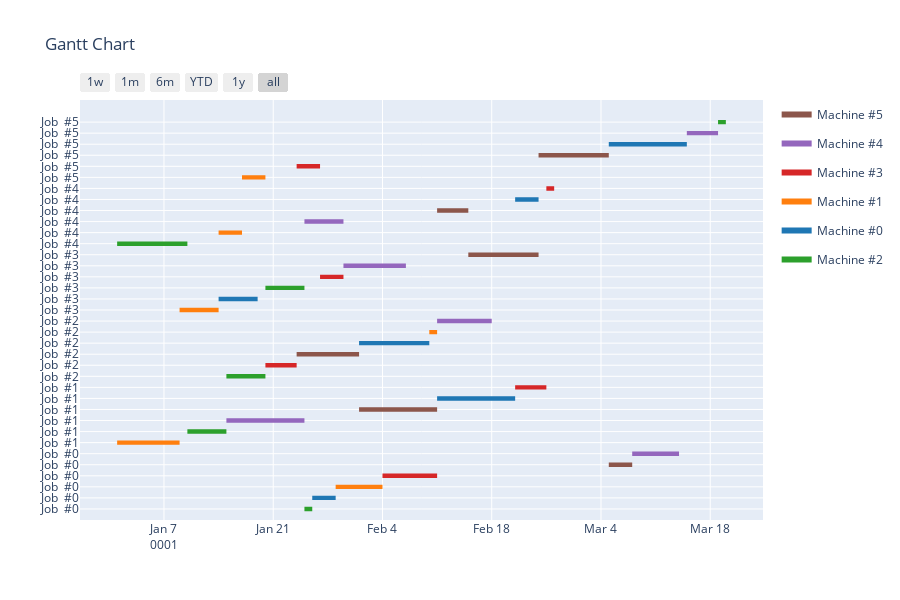

Notebook cell for this chart:
### Code cell
plot_gantt(instance, by="JOB", grouping=False)

### Figure 1 — Plotly figure (JSON) as saved in the notebook; plotly's stock layout.template omitted (floating-point values rounded to 4 significant figures)
{"data": [{"fill": "toself", "fillcolor": "rgb(140, 86, 75)", "hoverinfo": "name", "legendgroup": "rgb(140, 86, 75)", "mode": "none", "name": "Machine #5", "showlegend": true, "type": "scatter", "x": ["0001-03-05T00:00:00", "0001-03-08T00:00:00", "0001-03-08T00:00:00", "0001-03-05T00:00:00", "0001-03-05T00:00:00", "0001-02-01T00:00:00", "0001-02-11T00:00:00", "0001-02-11T00:00:00", "0001-02-01T00:00:00", "0001-02-01T00:00:00", "0001-01-24T00:00:00", "0001-02-01T00:00:00", "0001-02-01T00:00:00", "0001-01-24T00:00:00", "0001-01-24T00:00:00", "0001-02-15T00:00:00", "0001-02-24T00:00:00", "0001-02-24T00:00:00", "0001-02-15T00:00:00", "0001-02-15T00:00:00", "0001-02-11T00:00:00", "0001-02-15T00:00:00", "0001-02-15T00:00:00", "0001-02-11T00:00:00", "0001-02-11T00:00:00", "0001-02-24T00:00:00", "0001-03-05T00:00:00", "0001-03-05T00:00:00", "0001-02-24T00:00:00"], "y": [3.8, 3.8, 4.2, 4.2, null, 8.8, 8.8, 9.2, 9.2, null, 13.8, 13.8, 14.2, 14.2, null, 22.8, 22.8, 23.2, 23.2, null, 26.8, 26.8, 27.2, 27.2, null, 31.8, 31.8, 32.2, 32.2]}, {"fill": "toself", "fillcolor": "rgb(148, 103, 189)", "hoverinfo": "name", "legendgroup": "rgb(148, 103, 189)", "mode": "none", "name": "Machine #4", "showlegend": true, "type": "scatter", "x": ["0001-03-08T00:00:00", "0001-03-14T00:00:00", "0001-03-14T00:00:00", "0001-03-08T00:00:00", "0001-03-08T00:00:00", "0001-01-15T00:00:00", "0001-01-25T00:00:00", "0001-01-25T00:00:00", "0001-01-15T00:00:00", "0001-01-15T00:00:00", "0001-02-11T00:00:00", "0001-02-18T00:00:00", "0001-02-18T00:00:00", "0001-02-11T00:00:00", "0001-02-11T00:00:00", "0001-01-30T00:00:00", "0001-02-07T00:00:00", "0001-02-07T00:00:00", "0001-01-30T00:00:00", "0001-01-30T00:00:00", "0001-01-25T00:00:00", "0001-01-30T00:00:00", "0001-01-30T00:00:00", "0001-01-25T00:00:00", "0001-01-25T00:00:00", "0001-03-15T00:00:00", "0001-03-19T00:00:00", "0001-03-19T00:00:00", "0001-03-15T00:00:00"], "y": [4.8, 4.8, 5.2, 5.2, null, 7.8, 7.8, 8.2, 8.2, null, 16.8, 16.8, 17.2, 17.2, null, 21.8, 21.8, 22.2, 22.2, null, 25.8, 25.8, 26.2, 26.2, null, 33.8, 33.8, 34.2, 34.2]}, {"fill": "toself", "fillcolor": "rgb(214, 39, 40)", "hoverinfo": "name", "legendgroup": "rgb(214, 39, 40)", "mode": "none", "name": "Machine #3", "showlegend": true, "type": "scatter", "x": ["0001-02-04T00:00:00", "0001-02-11T00:00:00", "0001-02-11T00:00:00", "0001-02-04T00:00:00", "0001-02-04T00:00:00", "0001-02-21T00:00:00", "0001-02-25T00:00:00", "0001-02-25T00:00:00", "0001-02-21T00:00:00", "0001-02-21T00:00:00", "0001-01-20T00:00:00", "0001-01-24T00:00:00", "0001-01-24T00:00:00", "0001-01-20T00:00:00", "0001-01-20T00:00:00", "0001-01-27T00:00:00", "0001-01-30T00:00:00", "0001-01-30T00:00:00", "0001-01-27T00:00:00", "0001-01-27T00:00:00", "0001-02-25T00:00:00", "0001-02-26T00:00:00", "0001-02-26T00:00:00", "0001-02-25T00:00:00", "0001-02-25T00:00:00", "0001-01-24T00:00:00", "0001-01-27T00:00:00", "0001-01-27T00:00:00", "0001-01-24T00:00:00"], "y": [2.8, 2.8, 3.2, 3.2, null, 10.8, 10.8, 11.2, 11.2, null, 12.8, 12.8, 13.2, 13.2, null, 20.8, 20.8, 21.2, 21.2, null, 28.8, 28.8, 29.2, 29.2, null, 30.8, 30.8, 31.2, 31.2]}, {"fill": "toself", "fillcolor": "rgb(255, 127, 14)", "hoverinfo": "name", "legendgroup": "rgb(255, 127, 14)", "mode": "none", "name": "Machine #1", "showlegend": true, "type": "scatter", "x": ["0001-01-29T00:00:00", "0001-02-04T00:00:00", "0001-02-04T00:00:00", "0001-01-29T00:00:00", "0001-01-29T00:00:00", "0001-01-01T00:00:00", "0001-01-09T00:00:00", "0001-01-09T00:00:00", "0001-01-01T00:00:00", "0001-01-01T00:00:00", "0001-02-10T00:00:00", "0001-02-11T00:00:00", "0001-02-11T00:00:00", "0001-02-10T00:00:00", "0001-02-10T00:00:00", "0001-01-09T00:00:00", "0001-01-14T00:00:00", "0001-01-14T00:00:00", "0001-01-09T00:00:00", "0001-01-09T00:00:00", "0001-01-14T00:00:00", "0001-01-17T00:00:00", "0001-01-17T00:00:00", "0001-01-14T00:00:00", "0001-01-14T00:00:00", "0001-01-17T00:00:00", "0001-01-20T00:00:00", "0001-01-20T00:00:00", "0001-01-17T00:00:00"], "y": [1.8, 1.8, 2.2, 2.2, null, 5.8, 5.8, 6.2, 6.2, null, 15.8, 15.8, 16.2, 16.2, null, 17.8, 17.8, 18.2, 18.2, null, 24.8, 24.8, 25.2, 25.2, null, 29.8, 29.8, 30.2, 30.2]}, {"fill": "toself", "fillcolor": "rgb(31, 119, 180)", "hoverinfo": "name", "legendgroup": "rgb(31, 119, 180)", "mode": "none", "name": "Machine #0", "showlegend": true, "type": "scatter", "x": ["0001-01-26T00:00:00", "0001-01-29T00:00:00", "0001-01-29T00:00:00", "0001-01-26T00:00:00", "0001-01-26T00:00:00", "0001-02-11T00:00:00", "0001-02-21T00:00:00", "0001-02-21T00:00:00", "0001-02-11T00:00:00", "0001-02-11T00:00:00", "0001-02-01T00:00:00", "0001-02-10T00:00:00", "0001-02-10T00:00:00", "0001-02-01T00:00:00", "0001-02-01T00:00:00", "0001-01-14T00:00:00", "0001-01-19T00:00:00", "0001-01-19T00:00:00", "0001-01-14T00:00:00", "0001-01-14T00:00:00", "0001-02-21T00:00:00", "0001-02-24T00:00:00", "0001-02-24T00:00:00", "0001-02-21T00:00:00", "0001-02-21T00:00:00", "0001-03-05T00:00:00", "0001-03-15T00:00:00", "0001-03-15T00:00:00", "0001-03-05T00:00:00"], "y": [0.8, 0.8, 1.2, 1.2, null, 9.8, 9.8, 10.2, 10.2, null, 14.8, 14.8, 15.2, 15.2, null, 18.8, 18.8, 19.2, 19.2, null, 27.8, 27.8, 28.2, 28.2, null, 32.8, 32.8, 33.2, 33.2]}, {"fill": "toself", "fillcolor": "rgb(44, 160, 44)", "hoverinfo": "name", "legendgroup": "rgb(44, 160, 44)", "mode": "none", "name": "Machine #2", "showlegend": true, "type": "scatter", "x": ["0001-01-25T00:00:00", "0001-01-26T00:00:00", "0001-01-26T00:00:00", "0001-01-25T00:00:00", "0001-01-25T00:00:00", "0001-01-10T00:00:00", "0001-01-15T00:00:00", "0001-01-15T00:00:00", "0001-01-10T00:00:00", "0001-01-10T00:00:00", "0001-01-15T00:00:00", "0001-01-20T00:00:00", "0001-01-20T00:00:00", "0001-01-15T00:00:00", "0001-01-15T00:00:00", "0001-01-20T00:00:00", "0001-01-25T00:00:00", "0001-01-25T00:00:00", "0001-01-20T00:00:00", "0001-01-20T00:00:00", "0001-01-01T00:00:00", "0001-01-10T00:00:00", "0001-01-10T00:00:00", "0001-01-01T00:00:00", "0001-01-01T00:00:00", "0001-03-19T00:00:00", "0001-03-20T00:00:00", "0001-03-20T00:00:00", "0001-03-19T00:00:00"], "y": [-0.2, -0.2, 0.2, 0.2, null, 6.8, 6.8, 7.2, 7.2, null, 11.8, 11.8, 12.2, 12.2, null, 19.8, 19.8, 20.2, 20.2, null, 23.8, 23.8, 24.2, 24.2, null, 34.8, 34.8, 35.2, 35.2]}, {"legendgroup": "rgb(140, 86, 75)", "marker": {"color": "rgb(140, 86, 75)", "opacity": 0, "size": 1}, "mode": "markers", "name": "", "showlegend": false, "text": [null, null, null, null, null, null, null, null, null, null, null, null], "type": "scatter", "x": ["0001-03-05T00:00:00", "0001-03-08T00:00:00", "0001-02-01T00:00:00", "0001-02-11T00:00:00", "0001-01-24T00:00:00", "0001-02-01T00:00:00", "0001-02-15T00:00:00", "0001-02-24T00:00:00", "0001-02-11T00:00:00", "0001-02-15T00:00:00", "0001-02-24T00:00:00", "0001-03-05T00:00:00"], "y": [4, 4, 9, 9, 14, 14, 23, 23, 27, 27, 32, 32]}, {"legendgroup": "rgb(148, 103, 189)", "marker": {"color": "rgb(148, 103, 189)", "opacity": 0, "size": 1}, "mode": "markers", "name": "", "showlegend": false, "text": [null, null, null, null, null, null, null, null, null, null, null, null], "type": "scatter", "x": ["0001-03-08T00:00:00", "0001-03-14T00:00:00", "0001-01-15T00:00:00", "0001-01-25T00:00:00", "0001-02-11T00:00:00", "0001-02-18T00:00:00", "0001-01-30T00:00:00", "0001-02-07T00:00:00", "0001-01-25T00:00:00", "0001-01-30T00:00:00", "0001-03-15T00:00:00", "0001-03-19T00:00:00"], "y": [5, 5, 8, 8, 17, 17, 22, 22, 26, 26, 34, 34]}, {"legendgroup": "rgb(214, 39, 40)", "marker": {"color": "rgb(214, 39, 40)", "opacity": 0, "size": 1}, "mode": "markers", "name": "", "showlegend": false, "text": [null, null, null, null, null, null, null, null, null, null, null, null], "type": "scatter", "x": ["0001-02-04T00:00:00", "0001-02-11T00:00:00", "0001-02-21T00:00:00", "0001-02-25T00:00:00", "0001-01-20T00:00:00", "0001-01-24T00:00:00", "0001-01-27T00:00:00", "0001-01-30T00:00:00", "0001-02-25T00:00:00", "0001-02-26T00:00:00", "0001-01-24T00:00:00", "0001-01-27T00:00:00"], "y": [3, 3, 11, 11, 13, 13, 21, 21, 29, 29, 31, 31]}, {"legendgroup": "rgb(255, 127, 14)", "marker": {"color": "rgb(255, 127, 14)", "opacity": 0, "size": 1}, "mode": "markers", "name": "", "showlegend": false, "text": [null, null, null, null, null, null, null, null, null, null, null, null], "type": "scatter", "x": ["0001-01-29T00:00:00", "0001-02-04T00:00:00", "0001-01-01T00:00:00", "0001-01-09T00:00:00", "0001-02-10T00:00:00", "0001-02-11T00:00:00", "0001-01-09T00:00:00", "0001-01-14T00:00:00", "0001-01-14T00:00:00", "0001-01-17T00:00:00", "0001-01-17T00:00:00", "0001-01-20T00:00:00"], "y": [2, 2, 6, 6, 16, 16, 18, 18, 25, 25, 30, 30]}, {"legendgroup": "rgb(31, 119, 180)", "marker": {"color": "rgb(31, 119, 180)", "opacity": 0, "size": 1}, "mode": "markers", "name": "", "showlegend": false, "text": [null, null, null, null, null, null, null, null, null, null, null, null], "type": "scatter", "x": ["0001-01-26T00:00:00", "0001-01-29T00:00:00", "0001-02-11T00:00:00", "0001-02-21T00:00:00", "0001-02-01T00:00:00", "0001-02-10T00:00:00", "0001-01-14T00:00:00", "0001-01-19T00:00:00", "0001-02-21T00:00:00", "0001-02-24T00:00:00", "0001-03-05T00:00:00", "0001-03-15T00:00:00"], "y": [1, 1, 10, 10, 15, 15, 19, 19, 28, 28, 33, 33]}, {"legendgroup": "rgb(44, 160, 44)", "marker": {"color": "rgb(44, 160, 44)", "opacity": 0, "size": 1}, "mode": "markers", "name": "", "showlegend": false, "text": [null, null, null, null, null, null, null, null, null, null, null, null], "type": "scatter", "x": ["0001-01-25T00:00:00", "0001-01-26T00:00:00", "0001-01-10T00:00:00", "0001-01-15T00:00:00", "0001-01-15T00:00:00", "0001-01-20T00:00:00", "0001-01-20T00:00:00", "0001-01-25T00:00:00", "0001-01-01T00:00:00", "0001-01-10T00:00:00", "0001-03-19T00:00:00", "0001-03-20T00:00:00"], "y": [0, 0, 7, 7, 12, 12, 20, 20, 24, 24, 35, 35]}], "layout": {"height": 600, "hovermode": "closest", "showlegend": true, "title": {"text": "Gantt Chart"}, "xaxis": {"rangeselector": {"buttons": [{"count": 7, "label": "1w", "step": "day", "stepmode": "backward"}, {"count": 1, "label": "1m", "step": "month", "stepmode": "backward"}, {"count": 6, "label": "6m", "step": "month", "stepmode": "backward"}, {"count": 1, "label": "YTD", "step": "year", "stepmode": "todate"}, {"count": 1, "label": "1y", "step": "year", "stepmode": "backward"}, {"step": "all"}]}, "showgrid": true, "type": "date", "zeroline": false}, "yaxis": {"autorange": false, "range": [-1, 37], "showgrid": true, "ticktext": ["Job  #0", "Job  #0", "Job  #0", "Job  #0", "Job  #0", "Job  #0", "Job  #1", "Job  #1", "Job  #1", "Job  #1", "Job  #1", "Job  #1", "Job  #2", "Job  #2", "Job  #2", "Job  #2", "Job  #2", "Job  #2", "Job  #3", "Job  #3", "Job  #3", "Job  #3", "Job  #3", "Job  #3", "Job  #4", "Job  #4", "Job  #4", "Job  #4", "Job  #4", "Job  #4", "Job  #5", "Job  #5", "Job  #5", "Job  #5", "Job  #5", "Job  #5"], "tickvals": [0, 1, 2, 3, 4, 5, 6, 7, 8, 9, 10, 11, 12, 13, 14, 15, 16, 17, 18, 19, 20, 21, 22, 23, 24, 25, 26, 27, 28, 29, 30, 31, 32, 33, 34, 35], "zeroline": false}}}
